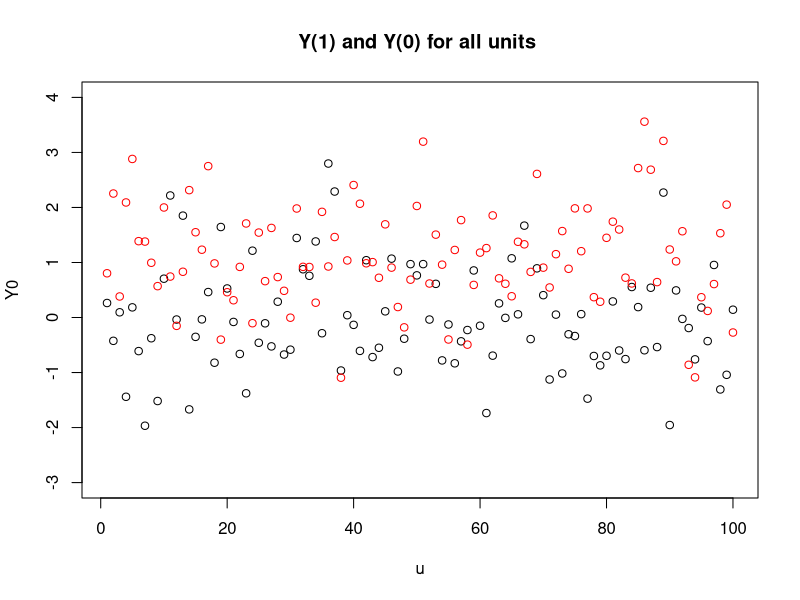
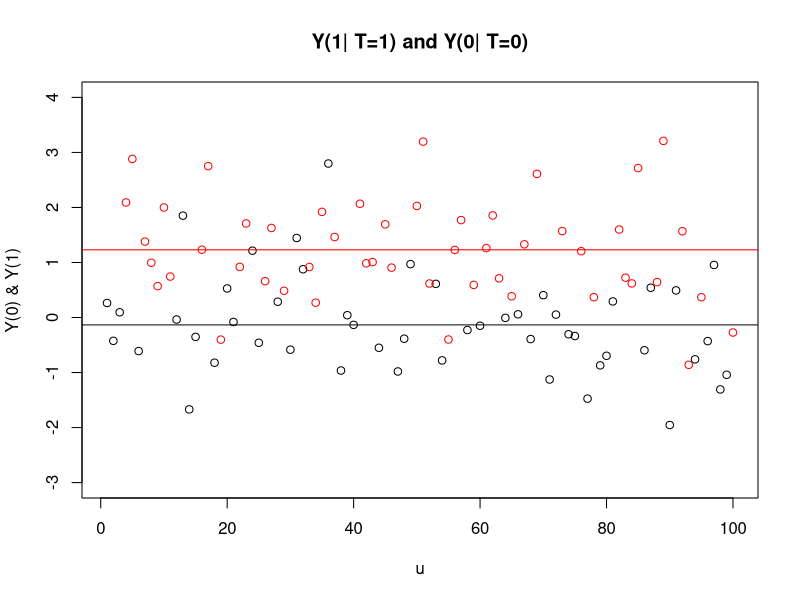

R code for these plots, in order:
## ---- chunk 1
N=100
u = seq(1:N)
Y0 = rnorm(N)
Y1 = rnorm(N) + 1
D=1:100 %in% sample(1:100, 50)
yl = "Y(0) & Y(1)"
## ---- chunk 2
# Plot Potential Outcomes for each unit
# Library to resize plot
library(repr)
plot(u, Y0, ylim=c(-3, 4), xlim=c(1,N), xlab="u")
lines(u, Y1, type = "p", col="red")
title("Y(1) and Y(0) for all units ")
options(repr.plot.width=4, repr.plot.height=4)
## ---- chunk 3
# Plot Potential Outcomes for each unit and take mean for treatment and control
plot(u[D==0], Y0[D==0], ylim=c(-3, 4), xlim=c(1,N), main = "Y(1| T=1) and Y(0| T=0)", xlab="u", ylab=yl)
abline(h=mean(Y0[D==0]))
lines(u[D==1], Y1[D==1], type = "p", col="red")
abline(h=mean(Y1[D==1]), col="red")
options(repr.plot.width=4, repr.plot.height=4)
